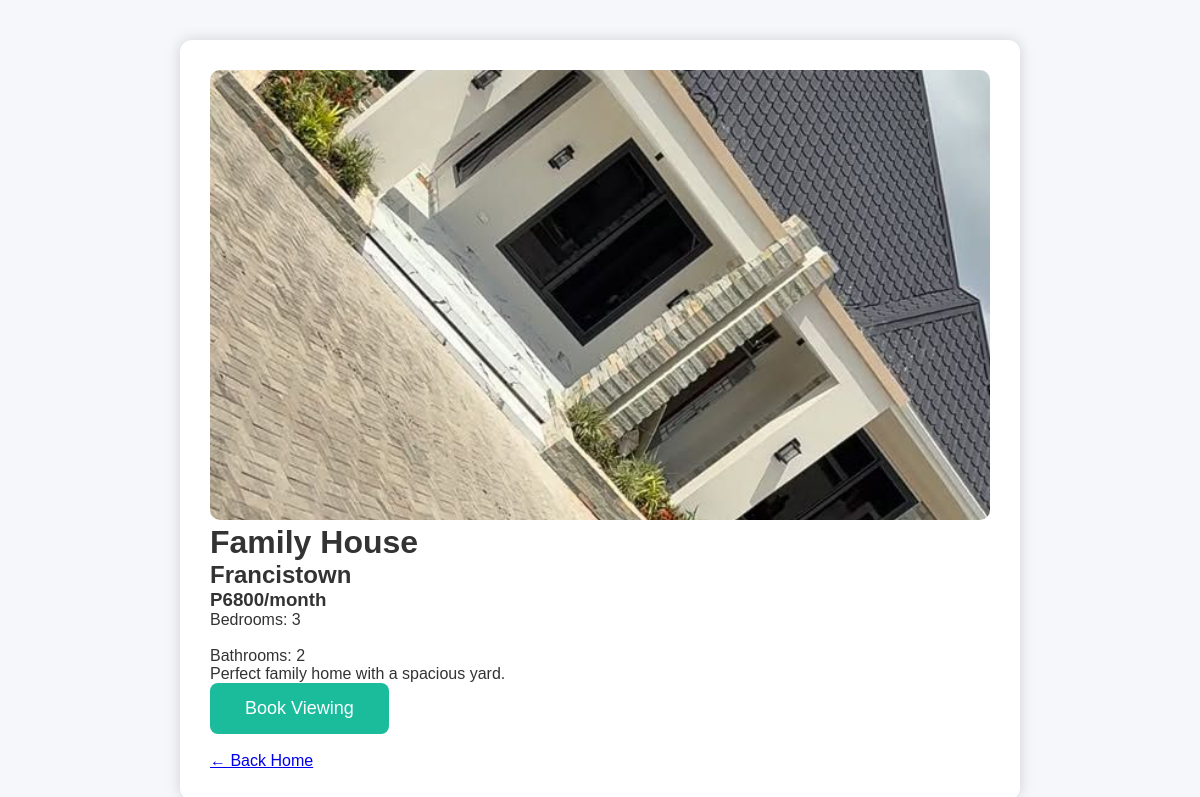
/property/11, run on the app's committed database.
### tables this page shows
CREATE TABLE properties (
               
    id INTEGER PRIMARY KEY
AUTOINCREMENT,
        title TEXR NOT NULL,
        location TEXT NOT NULL,
        price INTEGER,
        bedrooms INTEGER,
        bathrooms INTEGER,
        description TEXT,
        image TEXT
               
);

### app.py (the view)
@app.route("/property/<int:id>")
def property_details(id):
    connection = get_db_connection()
    cursor = connection.cursor()
    cursor.execute(
        "SELECT * FROM properties WHERE id = ?",
        (id,)
    )
    property = cursor.fetchone()
    connection.close()
    if property is None:
        return "Property not found", 404
    return render_template(
        "property.html",
        property=property
    )

### app.py (called while the page is built)
def get_db_connection():
    connection = sqlite3.connect("rentwise.db")
    connection.row_factory = sqlite3.Row
    return connection

### templates/property.html (shortened to what this page needs)
<!DOCTYPE html>
<html lang="en">
<head>
    <link rel="stylesheet"
          href="{{ url_for('static', filename='css/style.css') }}">
</head>
<body>
    <div class="details-container">
        <img src="{{ url_for('static', filename=property['image']) }}"
             class="details-image">
        <h1>{{ property['title'] }}</h1>
        <h2>{{ property['location'] }}</h2>
        <h3>P{{ property['price'] }}/month</h3>
        <p>
            Bedrooms:
            {{ property['bedrooms'] }}
            <br><br>
            Bathrooms:
            {{ property['bathrooms'] }}
        </p>
        <p>
            {{ property['description'] }}
        </p>
        <button class="book-btn">
            Book Viewing
        </button>
        <br><br>
        <a href="/">← Back Home</a>
    </div>
</body>
</html>

### static/css/style.css (style rules this page uses)
* { margin:0; padding:0; box-sizing:border-box; font-family:Arial, Helvetica, sans-serif; }
body { background:#f5f7fa; color:#333; }
button { background:#0077b6; color:white; border:none; padding:15px 35px; font-size:18px; border-radius:8px; cursor:pointer; transition:0.3s; }
.details-container { width:70%; margin:40px auto; background:white; padding:30px; border-radius:12px; box-shadow:0 0 15px rgba(0,0,0,.15); }
.details-image { width:100%; height:450px; object-fit:cover; border-radius:10px; }
.book-btn { background:#1abc9c; color:white; border:none; padding:15px 35px; border-radius:8px; font-size:18px; cursor:pointer; }

### data on the page
properties: image (picture), title "Family House", location "Francistown", price "6800", bedrooms "3", bathrooms "2", description "Perfect family home with a spacious yard."
